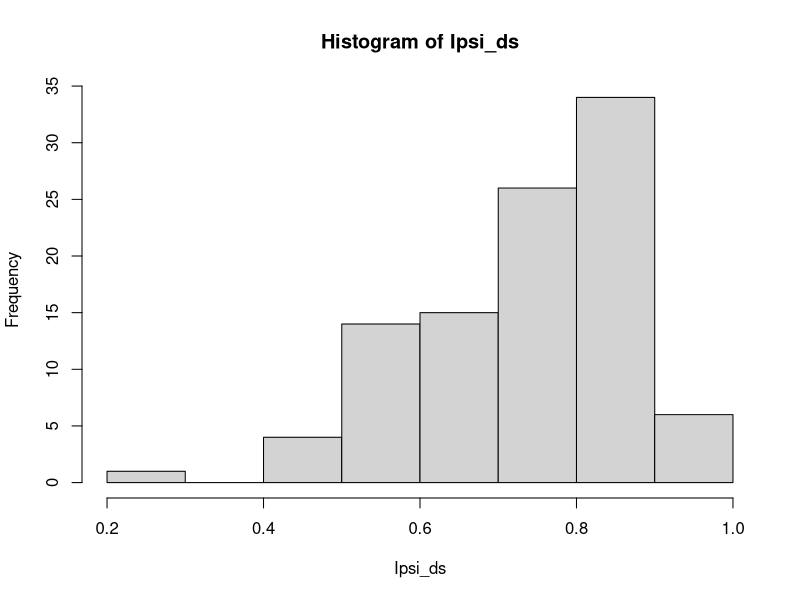
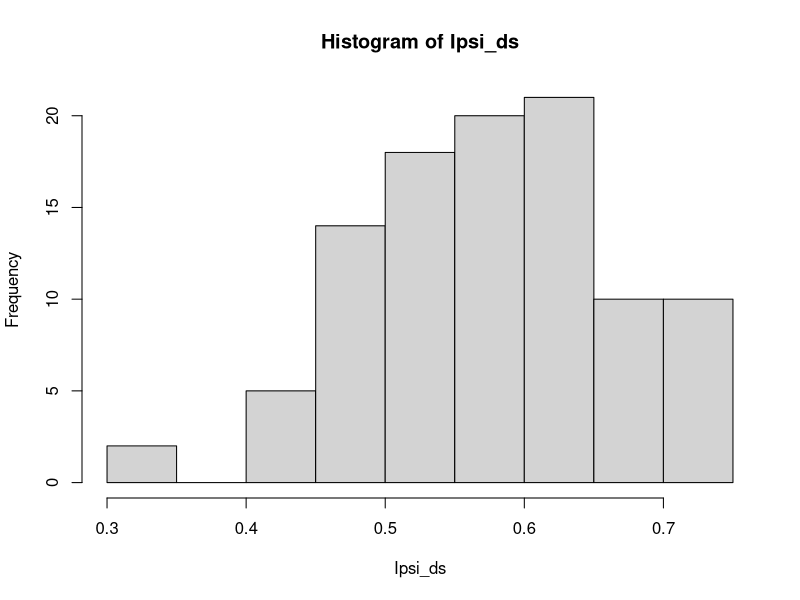
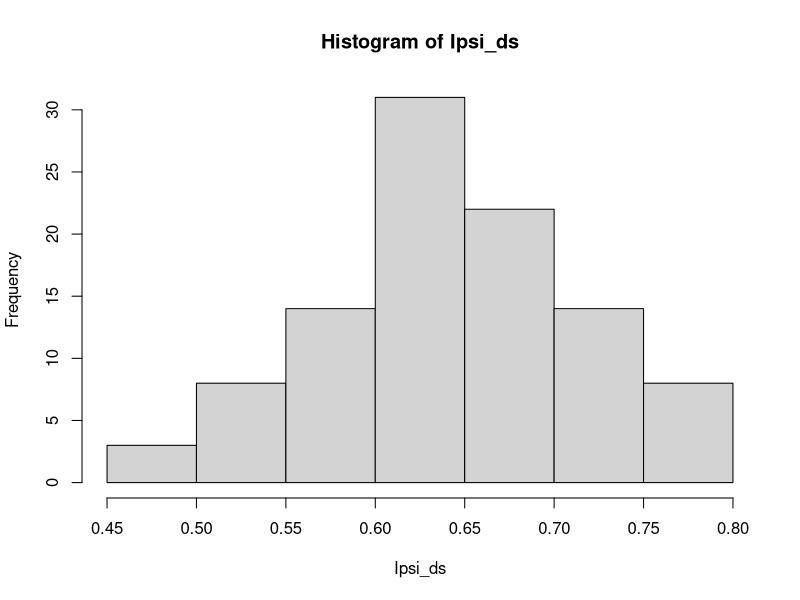

Write R code to recreate these figures, in order.
# Roger's new R script to calculate reproductive isolation


#########################################################################################################

# order:  ARC__ARC, ARC__SAX,SAX__ARC,SAX__SAX

# Wales:
rm(list=ls())
total <- c(91,168,126,246)
mate <- c(26,6,2,16)


fem <- c("A","A","S","S")
mal <- c("A","S","A","S")

matlm <- glm(cbind(mate,total-mate)~fem+mal, family=binomial(link=logit))
summary(matlm)
anova(matlm)
fitted(matlm)*total

# Jmating like calculations

Jmate <- function(tot,mat){
  t <- sum(mat)
  TT <- sum(tot)
  Am <- tot[1]+tot[3]
  Af <- tot[1]+tot[2]
  Bm <- tot[2]+tot[4]
  Bf <- tot[3]+tot[4]
  S <- Am*Af+Am*Bf+Bm*Af+Bm*Bf
  AB <- c(Af*Af,Af*Bm,Bf*Am,Bf*Bm)

  PTI <- (mat*S)/(t*AB)
  PSI <- (mat*t)/((mat[c(1,1,1,3)]+mat[c(2,2,3,4)])*(mat[c(1,2,3,2)]+mat[c(3,4,4,4)]))
  PSS <- ((mat[c(1,1,1,3)]+mat[c(2,2,3,4)])*(mat[c(1,2,3,2)]+mat[c(3,4,4,4)])*S)/(t^2*AB)

  I_psi <- (PSI[1]+PSI[4]-PSI[2]-PSI[3])/sum(PSI)
  
  return(l = list(PSI,PSS,I_psi))
}

Jmate(total,mate)

#downsample to minimum of total for all combinations
# and bootstrap with n_boot repeats

AA <- c(rep(0,total[1]-mate[1]),rep(1,mate[1]))
AS <- c(rep(0,total[2]-mate[2]),rep(1,mate[2]))
SA <- c(rep(0,total[3]-mate[3]),rep(1,mate[3]))
SS <- c(rep(0,total[4]-mate[4]),rep(1,mate[4]))


n_boot <- 100

Ipsi_ds <- rep(NA,n_boot)
PSSboot <- matrix(NA,n_boot,4)
PSIboot <- matrix(NA,n_boot,4)

for (i in 1:n_boot){
  AAr <- AA[trunc(runif(min(total),max=length(AA))+1)]
  ASr <- AS[trunc(runif(min(total),max=length(AS))+1)]
  SAr <- SA[trunc(runif(min(total),max=length(SA))+1)]
  SSr <- SS[trunc(runif(min(total),max=length(SS))+1)]
  totds <- rep(min(total),4)
  matds <- c(sum(AAr),sum(ASr),sum(SAr),sum(SSr))
  
  JM <- Jmate(totds,matds)
  Ipsi_ds[i] <- JM[[3]]
  PSSboot[i,] <- JM[[2]]
  PSIboot[i,] <- JM[[1]]
}

hist(Ipsi_ds)

print(c("Mean I_psi",mean(Ipsi_ds)),quote=F)
print(c("CI I_psi",quantile(Ipsi_ds,probs=c(0.025,0.975))),quote=F)

print("Mean PSI [AA,AS,SA,SS; female:male]",quote=F)
colMeans(PSIboot)
print("CI_2.5%",quote=F)
c(quantile(PSIboot[,1],prob=0.025,names=F),quantile(PSIboot[,2],prob=0.025,names=F),quantile(PSIboot[,3],prob=0.025,names=F),quantile(PSIboot[,4],prob=0.025,names=F))
print("CI_97.5%",quote=F)
c(quantile(PSIboot[,1],prob=0.975,names=F),quantile(PSIboot[,2],prob=0.975,names=F),quantile(PSIboot[,3],prob=0.975,names=F),quantile(PSIboot[,4],prob=0.975,names=F))

print("Mean PSS [AA,AS,SA,SS; female:male]",quote=F)
colMeans(PSSboot)
print("CI_2.5%",quote=F)
c(quantile(PSSboot[,1],prob=0.025,names=F),quantile(PSSboot[,2],prob=0.025,names=F),quantile(PSSboot[,3],prob=0.025,names=F),quantile(PSSboot[,4],prob=0.025,names=F))
print("CI_97.5%",quote=F)
c(quantile(PSSboot[,1],prob=0.975,names=F),quantile(PSSboot[,2],prob=0.975,names=F),quantile(PSSboot[,3],prob=0.975,names=F),quantile(PSSboot[,4],prob=0.975,names=F))


###############################################################################################################

# England:
rm(list=ls())

total <- c(128,138,159,323)
mate <- c(48,7,12,45)

fem <- c("A","A","S","S")
mal <- c("A","S","A","S")

matlm <- glm(cbind(mate,total-mate)~fem+mal, family=binomial(link=logit))
summary(matlm)
anova(matlm)
fitted(matlm)*total

# Jmating like calculations

Jmate <- function(tot,mat){
  t <- sum(mat)
  TT <- sum(tot)
  Am <- tot[1]+tot[3]
  Af <- tot[1]+tot[2]
  Bm <- tot[2]+tot[4]
  Bf <- tot[3]+tot[4]
  S <- Am*Af+Am*Bf+Bm*Af+Bm*Bf
  AB <- c(Af*Af,Af*Bm,Bf*Am,Bf*Bm)
  
  PTI <- (mat*S)/(t*AB)
  PSI <- (mat*t)/((mat[c(1,1,1,3)]+mat[c(2,2,3,4)])*(mat[c(1,2,3,2)]+mat[c(3,4,4,4)]))
  PSS <- ((mat[c(1,1,1,3)]+mat[c(2,2,3,4)])*(mat[c(1,2,3,2)]+mat[c(3,4,4,4)])*S)/(t^2*AB)
  
  I_psi <- (PSI[1]+PSI[4]-PSI[2]-PSI[3])/sum(PSI)
  
  return(l = list(PSI,PSS,I_psi))
}

Jmate(total,mate)

#downsample to minimum of total for all combinations
# and bootstrap with n_boot repeats

AA <- c(rep(0,total[1]-mate[1]),rep(1,mate[1]))
AS <- c(rep(0,total[2]-mate[2]),rep(1,mate[2]))
SA <- c(rep(0,total[3]-mate[3]),rep(1,mate[3]))
SS <- c(rep(0,total[4]-mate[4]),rep(1,mate[4]))


n_boot <- 100

Ipsi_ds <- rep(NA,n_boot)
PSSboot <- matrix(NA,n_boot,4)
PSIboot <- matrix(NA,n_boot,4)

for (i in 1:n_boot){
  AAr <- AA[trunc(runif(min(total),max=length(AA))+1)]
  ASr <- AS[trunc(runif(min(total),max=length(AS))+1)]
  SAr <- SA[trunc(runif(min(total),max=length(SA))+1)]
  SSr <- SS[trunc(runif(min(total),max=length(SS))+1)]
  totds <- rep(min(total),4)
  matds <- c(sum(AAr),sum(ASr),sum(SAr),sum(SSr))
  
  JM <- Jmate(totds,matds)
  Ipsi_ds[i] <- JM[[3]]
  PSSboot[i,] <- JM[[2]]
  PSIboot[i,] <- JM[[1]]
}

hist(Ipsi_ds)

print(c("Mean I_psi",mean(Ipsi_ds)),quote=F)
print(c("CI I_psi",quantile(Ipsi_ds,probs=c(0.025,0.975))),quote=F)

print("Mean PSI [AA,AS,SA,SS; female:male]",quote=F)
colMeans(PSIboot)
print("CI_2.5%",quote=F)
c(quantile(PSIboot[,1],prob=0.025,names=F),quantile(PSIboot[,2],prob=0.025,names=F),quantile(PSIboot[,3],prob=0.025,names=F),quantile(PSIboot[,4],prob=0.025,names=F))
print("CI_97.5%",quote=F)
c(quantile(PSIboot[,1],prob=0.975,names=F),quantile(PSIboot[,2],prob=0.975,names=F),quantile(PSIboot[,3],prob=0.975,names=F),quantile(PSIboot[,4],prob=0.975,names=F))

print("Mean PSS [AA,AS,SA,SS; female:male]",quote=F)
colMeans(PSSboot)
print("CI_2.5%",quote=F)
c(quantile(PSSboot[,1],prob=0.025,names=F),quantile(PSSboot[,2],prob=0.025,names=F),quantile(PSSboot[,3],prob=0.025,names=F),quantile(PSSboot[,4],prob=0.025,names=F))
print("CI_97.5%",quote=F)
c(quantile(PSSboot[,1],prob=0.975,names=F),quantile(PSSboot[,2],prob=0.975,names=F),quantile(PSSboot[,3],prob=0.975,names=F),quantile(PSSboot[,4],prob=0.975,names=F))


#########################################################################################################

# England and Wales combained

rm(list=ls())

total <- c(219, 306, 285, 569)
mate <- c(74, 13, 14, 61)

fem <- c("A","A","S","S")
mal <- c("A","S","A","S")

matlm <- glm(cbind(mate,total-mate)~fem+mal, family=binomial(link=logit))
summary(matlm)
anova(matlm)
fitted(matlm)*total

# Jmating like calculations

Jmate <- function(tot,mat){
  t <- sum(mat)
  TT <- sum(tot)
  Am <- tot[1]+tot[3]
  Af <- tot[1]+tot[2]
  Bm <- tot[2]+tot[4]
  Bf <- tot[3]+tot[4]
  S <- Am*Af+Am*Bf+Bm*Af+Bm*Bf
  AB <- c(Af*Af,Af*Bm,Bf*Am,Bf*Bm)
  
  PTI <- (mat*S)/(t*AB)
  PSI <- (mat*t)/((mat[c(1,1,1,3)]+mat[c(2,2,3,4)])*(mat[c(1,2,3,2)]+mat[c(3,4,4,4)]))
  PSS <- ((mat[c(1,1,1,3)]+mat[c(2,2,3,4)])*(mat[c(1,2,3,2)]+mat[c(3,4,4,4)])*S)/(t^2*AB)
  
  I_psi <- (PSI[1]+PSI[4]-PSI[2]-PSI[3])/sum(PSI)
  
  return(l = list(PSI,PSS,I_psi))
}

Jmate(total,mate)

#downsample to minimum of total for all combinations
# and bootstrap with n_boot repeats

AA <- c(rep(0,total[1]-mate[1]),rep(1,mate[1]))
AS <- c(rep(0,total[2]-mate[2]),rep(1,mate[2]))
SA <- c(rep(0,total[3]-mate[3]),rep(1,mate[3]))
SS <- c(rep(0,total[4]-mate[4]),rep(1,mate[4]))


n_boot <- 100

Ipsi_ds <- rep(NA,n_boot)
PSSboot <- matrix(NA,n_boot,4)
PSIboot <- matrix(NA,n_boot,4)

for (i in 1:n_boot){
  AAr <- AA[trunc(runif(min(total),max=length(AA))+1)]
  ASr <- AS[trunc(runif(min(total),max=length(AS))+1)]
  SAr <- SA[trunc(runif(min(total),max=length(SA))+1)]
  SSr <- SS[trunc(runif(min(total),max=length(SS))+1)]
  totds <- rep(min(total),4)
  matds <- c(sum(AAr),sum(ASr),sum(SAr),sum(SSr))
  
  JM <- Jmate(totds,matds)
  Ipsi_ds[i] <- JM[[3]]
  PSSboot[i,] <- JM[[2]]
  PSIboot[i,] <- JM[[1]]
}

hist(Ipsi_ds)

print(c("Mean I_psi",mean(Ipsi_ds)),quote=F)
print(c("CI I_psi",quantile(Ipsi_ds,probs=c(0.025,0.975))),quote=F)

print("Mean PSI [AA,AS,SA,SS; female:male]",quote=F)
colMeans(PSIboot)
print("CI_2.5%",quote=F)
c(quantile(PSIboot[,1],prob=0.025,names=F),quantile(PSIboot[,2],prob=0.025,names=F),quantile(PSIboot[,3],prob=0.025,names=F),quantile(PSIboot[,4],prob=0.025,names=F))
print("CI_97.5%",quote=F)
c(quantile(PSIboot[,1],prob=0.975,names=F),quantile(PSIboot[,2],prob=0.975,names=F),quantile(PSIboot[,3],prob=0.975,names=F),quantile(PSIboot[,4],prob=0.975,names=F))

print("Mean PSS [AA,AS,SA,SS; female:male]",quote=F)
colMeans(PSSboot)
print("CI_2.5%",quote=F)
c(quantile(PSSboot[,1],prob=0.025,names=F),quantile(PSSboot[,2],prob=0.025,names=F),quantile(PSSboot[,3],prob=0.025,names=F),quantile(PSSboot[,4],prob=0.025,names=F))
print("CI_97.5%",quote=F)
c(quantile(PSSboot[,1],prob=0.975,names=F),quantile(PSSboot[,2],prob=0.975,names=F),quantile(PSSboot[,3],prob=0.975,names=F),quantile(PSSboot[,4],prob=0.975,names=F))